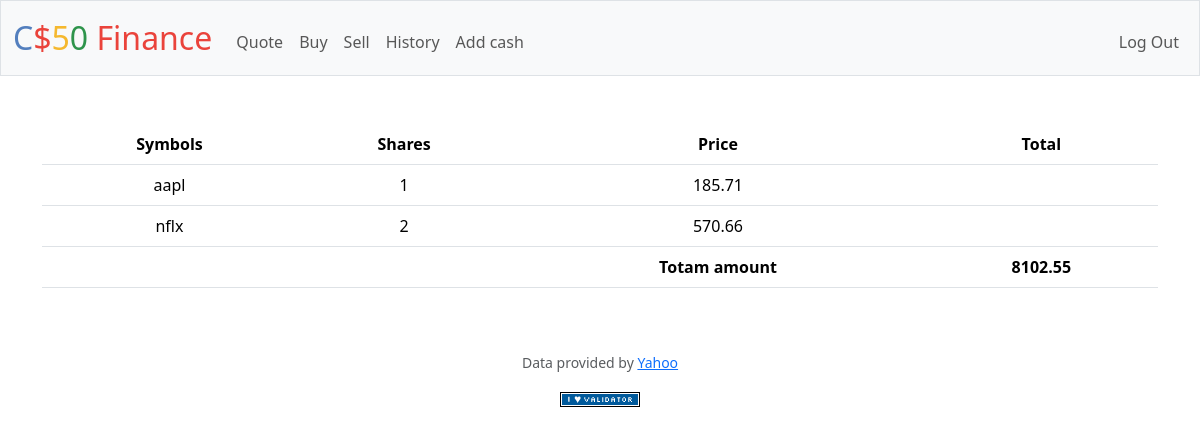
The page / (signed in) on the database its author committed.
### tables this page shows
CREATE TABLE 'transactions' ('id' INTEGER PRIMARY KEY AUTOINCREMENT NOT NULL, 'user_id' INTEGER, 'symbol' TEXT, 'shares' INTEGER, 'price' REAL, 'date' DATETIME);

CREATE TABLE users (id INTEGER PRIMARY KEY AUTOINCREMENT NOT NULL, username TEXT NOT NULL, hash TEXT NOT NULL, cash NUMERIC NOT NULL DEFAULT 10000.00);

### app.py (the view)
@app.route("/")
@login_required
def index():
    user_id = session["user_id"]
    transaction_db = db.execute("SELECT symbol, SUM(shares) AS shares, price FROM transactions WHERE user_id=? GROUP BY symbol", user_id)
    cash_db = db.execute("SELECT cash FROM users WHERE id=?", user_id)
    cash = cash_db[0]["cash"]
    return render_template("index.html", datbase = transaction_db, cash=cash)

### app.py (called while the page is built)
@app.after_request
def after_request(response):
    response.headers["Cache-Control"] = "no-cache, no-store, must-revalidate"
    response.headers["Expires"] = 0
    response.headers["Pragma"] = "no-cache"
    return response

### helpers.py (called while the page is built)
def login_required(f):
    @wraps(f)
    def decorated_function(*args, **kwargs):
        if session.get("user_id") is None:
            return redirect("/login")
        return f(*args, **kwargs)
    return decorated_function

### templates/index.html (shortened to what this page needs)
{% extends "layout.html" %}
{% block main %}
    <table class= "table">
        <thead>
        <tr>
            <th scope="col">Symbols</th>
            <th scope="col">Shares</th>
            <th scope="col">Price</th>
            <th scope="col">Total</th>
        </tr>
    </thead>
    <tbody>
        {% for row in datbase %}
        <tr>
            <td>{{ row["symbol"] }}</td>
            <td>{{ row["shares"] }}</td>
            <td>{{ row["price"] }}</td>
            <td></td>
        </tr>
        {% endfor %}
    </tbody>
    <tfoot>
        <tr>
            <td></td>
            <td></td>
            <th scope = "1">Totam amount</th>
            <th scope = "1">{{ cash }}</th>
        </tr>
    </tfoot>
    </table>
{% endblock %}

### rows shown on the page
transactions: symbol "aapl", shares "1", price "185.71"
transactions: symbol "nflx", shares "2", price "570.66"
users: cash "8102.55"
